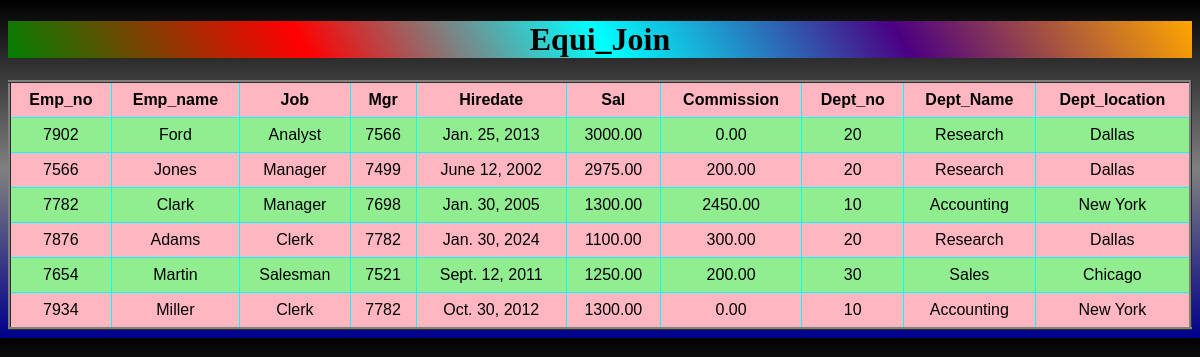
/equi_join/, run on the app's committed database.
### app/models.py (models this page shows)
class Emp(models.Model):
    emp_no=models.IntegerField(primary_key=True)
    emp_name=models.CharField(max_length=100)
    job=models.CharField(max_length=100)
    mgr=models.ForeignKey('self',on_delete=models.SET_NULL,null=True,blank=True)
    hiredate=models.DateField()
    sal=models.DecimalField(max_digits=10,decimal_places=2)
    comm=models.DecimalField(max_digits=8,decimal_places=2)
    dept_no=models.ForeignKey(Dept,on_delete=models.CASCADE)

class Dept(models.Model):
    dept_no=models.IntegerField(primary_key=True)
    dept_name=models.CharField(max_length=100)
    dept_location=models.CharField(max_length=100)

### app/views.py (the view)
# urls.py: path('equi_join/',equi_join,name='equi_join'),
def equi_join(request):
    EMPO=Emp.objects.select_related('dept_no').all()
    EMPO=Emp.objects.select_related('dept_no').filter(sal__gt=20000)
    EMPO=Emp.objects.select_related('dept_no').filter(dept_no__dept_name='Sales')
    EMPO=Emp.objects.select_related('dept_no').filter(mgr__isnull=True)
    EMPO=Emp.objects.select_related('dept_no').filter(comm__isnull=False)
    EMPO=Emp.objects.select_related('dept_no').filter(emp_name='Niharika')
    EMPO=Emp.objects.select_related('dept_no').filter(dept_no=10)
    EMPO=Emp.objects.select_related('dept_no').filter(sal__lt=40000)
    EMPO=Emp.objects.select_related('dept_no').filter(comm=0)
    EMPO=Emp.objects.select_related('dept_no').filter(emp_name__startswith='A')
    EMPO=Emp.objects.select_related('dept_no').filter(emp_name__endswith='n')
    EMPO=Emp.objects.select_related('dept_no').filter(emp_name__endswith='N')
    EMPO=Emp.objects.select_related('dept_no').order_by('emp_name')
    EMPO=Emp.objects.select_related('dept_no').order_by('-emp_name')
    EMPO=Emp.objects.select_related('dept_no').filter(emp_name__startswith='A',sal__gt=30000)
    EMPO=Emp.objects.select_related('dept_no').order_by(Length('emp_name'))
    EMPO=Emp.objects.select_related('dept_no').order_by(Length('emp_name').desc())
    EMPO=Emp.objects.select_related('dept_no').order_by(Length('emp_name'))[2::2]
    d={'EMPO':EMPO}
    return render(request,'equi_join.html',d)

### templates/equi_join.html (shortened to what this page needs)
<!DOCTYPE html>
<html lang="en">
<head>
</head>
<body>
    <center>
        <h1>Equi_Join</h1>
        <table border="3px">
            <tr>
            <th>Emp_no</th>
            <th>Emp_name</th>
            <th>Job</th>
            <th>Mgr</th>
            <th>Hiredate</th>
            <th>Sal</th>
            <th>Commission</th>
            <th>Dept_no</th>
            <th>Dept_Name</th>
            <th>Dept_location</th>
            </tr>
        {% for i in EMPO %}
        <tr>
        <td>{{i.emp_no}}</td>
        <td>{{i.emp_name}}</td>
        <td>{{i.job}}</td>
        <td>{{i.mgr.emp_no}}</td>
        <td>{{i.hiredate}}</td>
        <td>{{i.sal}}</td>
        <td>{{i.comm}}</td>
        <td>{{i.dept_no.dept_no}}</td>
        <td>{{i.dept_no.dept_name}}</td>
        <td>{{i.dept_no.dept_location}}</td>
        </tr>
        {% endfor %}
        </table>
    </center>
</body>
</html>

### templates/equi_join.html (style rules this page uses)
table { font-family: Arial, sans-serif; border-collapse: collapse; width: 100%; border-style: ridge; }
td,th { border: 1px solid cyan; text-align:center; padding: 8px; border-style: ridge; }
tr:nth-child(even) { background-color:lightgreen; }
tr:nth-child(odd) { background-color:lightpink; }
h1 { background: linear-gradient(60deg,green,red,cyan,indigo,orange); text-align: center; color: rgb(0,0,0); }
body { background:linear-gradient(black,grey,darkblue); }

### data on the page
Emp: emp_no "7902", emp_name "Ford", job "Analyst", mgr.emp_no "7566", hiredate "Jan. 25, 2013", sal "3000.00", comm "0.00", dept_no.dept_no "20", dept_no.dept_name "Research", dept_no.dept_location "Dallas"
Emp: emp_no "7566", emp_name "Jones", job "Manager", mgr.emp_no "7499", hiredate "June 12, 2002", sal "2975.00", comm "200.00", dept_no.dept_no "20", dept_no.dept_name "Research", dept_no.dept_location "Dallas"
Emp: emp_no "7782", emp_name "Clark", job "Manager", mgr.emp_no "7698", hiredate "Jan. 30, 2005", sal "1300.00", comm "2450.00", dept_no.dept_no "10", dept_no.dept_name "Accounting", dept_no.dept_location "New York"
Emp: emp_no "7876", emp_name "Adams", job "Clerk", mgr.emp_no "7782", hiredate "Jan. 30, 2024", sal "1100.00", comm "300.00", dept_no.dept_no "20", dept_no.dept_name "Research", dept_no.dept_location "Dallas"
Emp: emp_no "7654", emp_name "Martin", job "Salesman", mgr.emp_no "7521", hiredate "Sept. 12, 2011", sal "1250.00", comm "200.00", dept_no.dept_no "30", dept_no.dept_name "Sales", dept_no.dept_location "Chicago"
Emp: emp_no "7934", emp_name "Miller", job "Clerk", mgr.emp_no "7782", hiredate "Oct. 30, 2012", sal "1300.00", comm "0.00", dept_no.dept_no "10", dept_no.dept_name "Accounting", dept_no.dept_location "New York"
